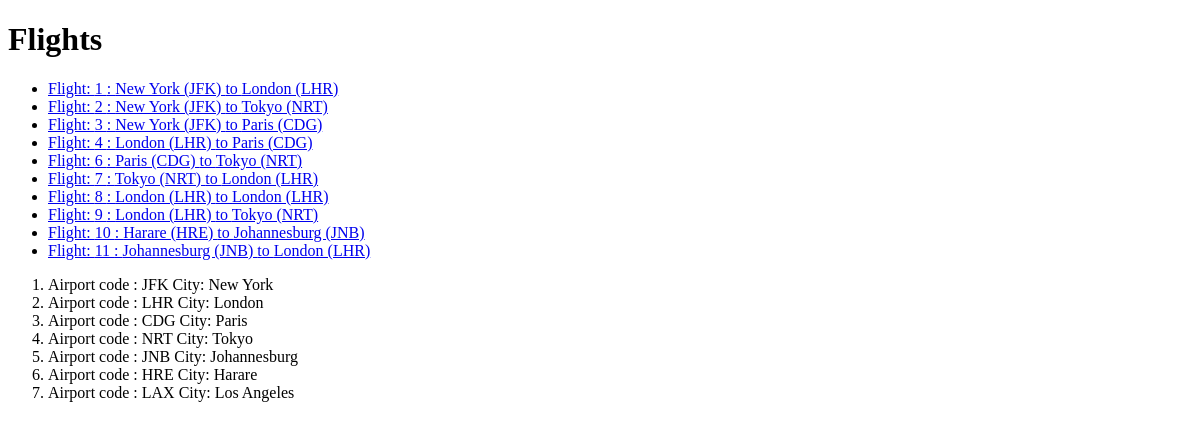
The app's page /flights/, older data.
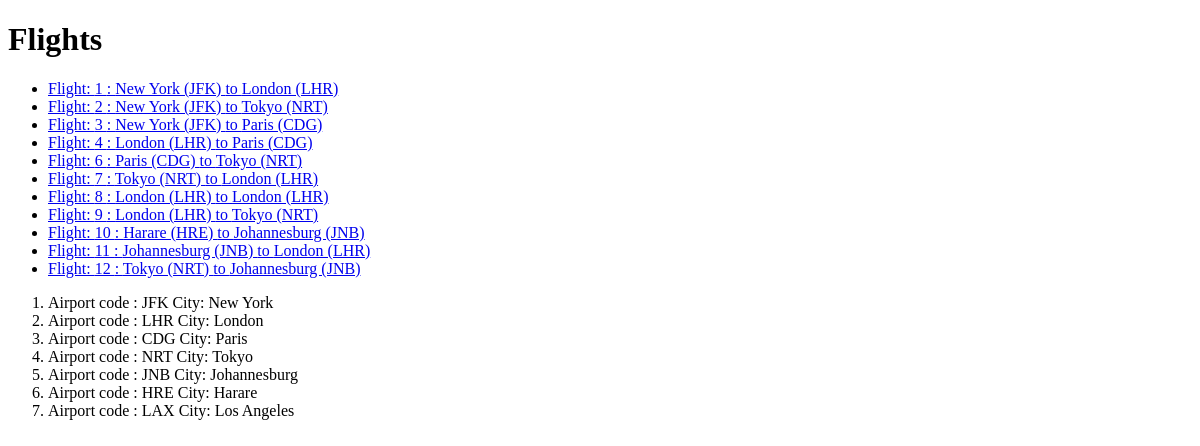
The same page, newer data.
### flights/models.py (models this page shows, shortened)
class Flight(models.Model):
    origin = models.ForeignKey(Airport, related_name='departures', on_delete=models.CASCADE)
    destination = models.ForeignKey(Airport, related_name='arrivals', on_delete=models.CASCADE)
    duration = models.IntegerField()

class Airport(models.Model):
    code = models.CharField(max_length=3)
    city = models.CharField(max_length=64)
    def __str__(self):
        return f"{self.city} ({self.code})"

### flights/views.py (the view)
# urls.py: path('', views.index, name='index'),
def index(request):
    return render(request, 'flights/index.html', {
        "flights":Flight.objects.all(),
        "airports":Airport.objects.all(),
    })

### flights/templates/flights/index.html
{%extends "flights/layout.html" %}
{% block body %}
<h1>Flights</h1>
<ul>
    {% for flight in flights %}
    <li>
        <a href="{% url 'flight' flight.id %}">
            Flight: {{flight.id}} : {{flight.origin}} to {{flight.destination}}
        </a>
    </li>
    {% endfor %}
</ul>
<ol>
    {% for airport in airports %}
    <li> Airport code : {{airport.code}} City:  {{airport.city}}</li>
    {% endfor%}
</ol>
{% endblock %}

### flights/templates/flights/layout.html (shortened to what this page needs)
<!DOCTYPE html>
<html lang="en">
<head>
</head>
<body>
    {% block body%}
    {% endblock %}
</body>
</html>

Row changes from the older to the newer data that the page shows:
added Flight: id "12", origin "Tokyo (NRT)", destination "Johannesburg (JNB)"
